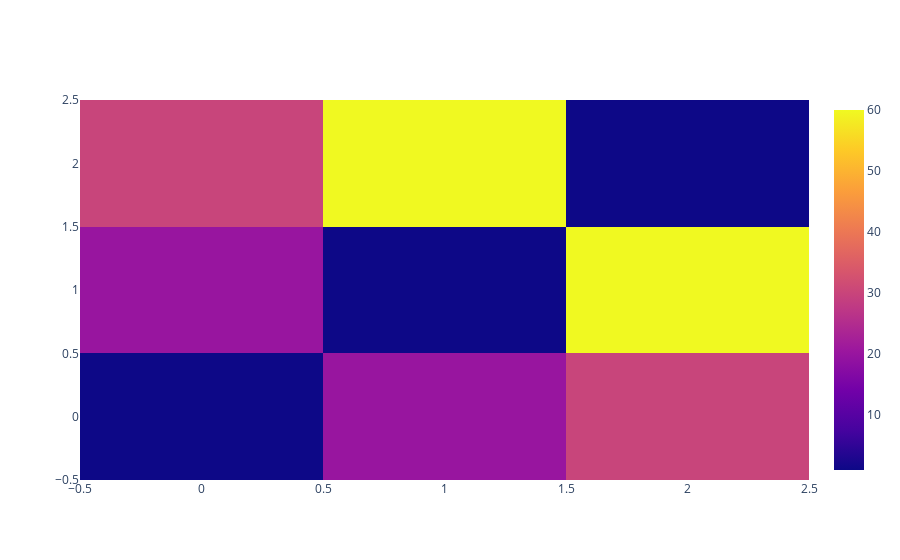

Notebook source saved alongside this figure:
### Code cell
import plotly.graph_objects as go

fig = go.Figure(data=go.Heatmap(
                    z=[[1, 20, 30],
                      [20, 1, 60],
                      [30, 60, 1]]))
fig.show()

### Figure 1 — Plotly figure (JSON) as saved in the notebook; plotly's stock layout.template omitted (floating-point values rounded to 4 significant figures)
{"data": [{"type": "heatmap", "z": [[1, 20, 30], [20, 1, 60], [30, 60, 1]]}], "layout": {"autosize": true, "xaxis": {"autorange": true, "range": [-0.5, 2.5]}, "yaxis": {"autorange": true, "range": [-0.5, 2.5]}}}
